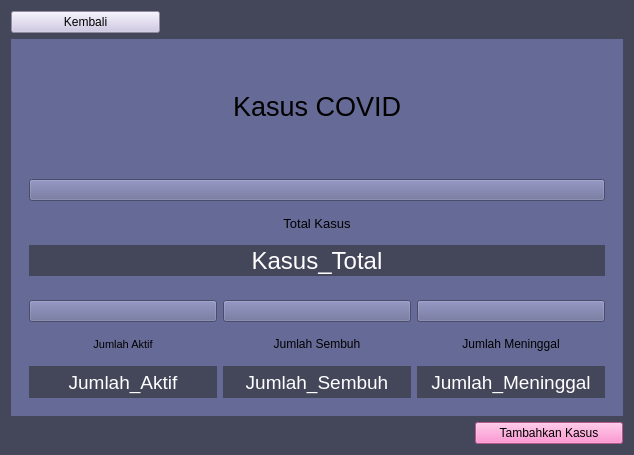
<?xml version="1.0" encoding="UTF-8"?>
<ui version="4.0">
 <class>Form</class>
 <widget class="QWidget" name="Form">
  <property name="geometry">
   <rect>
    <x>0</x>
    <y>0</y>
    <width>634</width>
    <height>455</height>
   </rect>
  </property>
  <property name="palette">
   <palette>
    <active>
     <colorrole role="WindowText">
      <brush brushstyle="SolidPattern">
       <color alpha="255">
        <red>255</red>
        <green>255</green>
        <blue>255</blue>
       </color>
      </brush>
     </colorrole>
     <colorrole role="Button">
      <brush brushstyle="SolidPattern">
       <color alpha="255">
        <red>68</red>
        <green>71</green>
        <blue>90</blue>
       </color>
      </brush>
     </colorrole>
     <colorrole role="Light">
      <brush brushstyle="SolidPattern">
       <color alpha="255">
        <red>102</red>
        <green>106</green>
        <blue>135</blue>
       </color>
      </brush>
     </colorrole>
     <colorrole role="Midlight">
      <brush brushstyle="SolidPattern">
       <color alpha="255">
        <red>85</red>
        <green>88</green>
        <blue>112</blue>
       </color>
      </brush>
     </colorrole>
     <colorrole role="Dark">
      <brush brushstyle="SolidPattern">
       <color alpha="255">
        <red>34</red>
        <green>35</green>
        <blue>45</blue>
       </color>
      </brush>
     </colorrole>
     <colorrole role="Mid">
      <brush brushstyle="SolidPattern">
       <color alpha="255">
        <red>45</red>
        <green>47</green>
        <blue>60</blue>
       </color>
      </brush>
     </colorrole>
     <colorrole role="Text">
      <brush brushstyle="SolidPattern">
       <color alpha="255">
        <red>255</red>
        <green>255</green>
        <blue>255</blue>
       </color>
      </brush>
     </colorrole>
     <colorrole role="BrightText">
      <brush brushstyle="SolidPattern">
       <color alpha="255">
        <red>255</red>
        <green>255</green>
        <blue>255</blue>
       </color>
      </brush>
     </colorrole>
     <colorrole role="ButtonText">
      <brush brushstyle="SolidPattern">
       <color alpha="255">
        <red>255</red>
        <green>255</green>
        <blue>255</blue>
       </color>
      </brush>
     </colorrole>
     <colorrole role="Base">
      <brush brushstyle="SolidPattern">
       <color alpha="255">
        <red>0</red>
        <green>0</green>
        <blue>0</blue>
       </color>
      </brush>
     </colorrole>
     <colorrole role="Window">
      <brush brushstyle="SolidPattern">
       <color alpha="255">
        <red>68</red>
        <green>71</green>
        <blue>90</blue>
       </color>
      </brush>
     </colorrole>
     <colorrole role="Shadow">
      <brush brushstyle="SolidPattern">
       <color alpha="255">
        <red>0</red>
        <green>0</green>
        <blue>0</blue>
       </color>
      </brush>
     </colorrole>
     <colorrole role="AlternateBase">
      <brush brushstyle="SolidPattern">
       <color alpha="255">
        <red>34</red>
        <green>35</green>
        <blue>45</blue>
       </color>
      </brush>
     </colorrole>
     <colorrole role="ToolTipBase">
      <brush brushstyle="SolidPattern">
       <color alpha="255">
        <red>255</red>
        <green>255</green>
        <blue>220</blue>
       </color>
      </brush>
     </colorrole>
     <colorrole role="ToolTipText">
      <brush brushstyle="SolidPattern">
       <color alpha="255">
        <red>0</red>
        <green>0</green>
        <blue>0</blue>
       </color>
      </brush>
     </colorrole>
    </active>
    <inactive>
     <colorrole role="WindowText">
      <brush brushstyle="SolidPattern">
       <color alpha="255">
        <red>255</red>
        <green>255</green>
        <blue>255</blue>
       </color>
      </brush>
     </colorrole>
     <colorrole role="Button">
      <brush brushstyle="SolidPattern">
       <color alpha="255">
        <red>68</red>
        <green>71</green>
        <blue>90</blue>
       </color>
      </brush>
     </colorrole>
     <colorrole role="Light">
      <brush brushstyle="SolidPattern">
       <color alpha="255">
        <red>102</red>
        <green>106</green>
        <blue>135</blue>
       </color>
      </brush>
     </colorrole>
     <colorrole role="Midlight">
      <brush brushstyle="SolidPattern">
       <color alpha="255">
        <red>85</red>
        <green>88</green>
        <blue>112</blue>
       </color>
      </brush>
     </colorrole>
     <colorrole role="Dark">
      <brush brushstyle="SolidPattern">
       <color alpha="255">
        <red>34</red>
        <green>35</green>
        <blue>45</blue>
       </color>
      </brush>
     </colorrole>
     <colorrole role="Mid">
      <brush brushstyle="SolidPattern">
       <color alpha="255">
        <red>45</red>
        <green>47</green>
        <blue>60</blue>
       </color>
      </brush>
     </colorrole>
     <colorrole role="Text">
      <brush brushstyle="SolidPattern">
       <color alpha="255">
        <red>255</red>
        <green>255</green>
        <blue>255</blue>
       </color>
      </brush>
     </colorrole>
     <colorrole role="BrightText">
      <brush brushstyle="SolidPattern">
       <color alpha="255">
        <red>255</red>
        <green>255</green>
        <blue>255</blue>
       </color>
      </brush>
     </colorrole>
     <colorrole role="ButtonText">
      <brush brushstyle="SolidPattern">
       <color alpha="255">
        <red>255</red>
        <green>255</green>
        <blue>255</blue>
       </color>
      </brush>
     </colorrole>
     <colorrole role="Base">
      <brush brushstyle="SolidPattern">
       <color alpha="255">
        <red>0</red>
        <green>0</green>
        <blue>0</blue>
       </color>
      </brush>
     </colorrole>
     <colorrole role="Window">
      <brush brushstyle="SolidPattern">
       <color alpha="255">
        <red>68</red>
        <green>71</green>
        <blue>90</blue>
       </color>
      </brush>
     </colorrole>
     <colorrole role="Shadow">
      <brush brushstyle="SolidPattern">
       <color alpha="255">
        <red>0</red>
        <green>0</green>
        <blue>0</blue>
       </color>
      </brush>
     </colorrole>
     <colorrole role="AlternateBase">
      <brush brushstyle="SolidPattern">
       <color alpha="255">
        <red>34</red>
        <green>35</green>
        <blue>45</blue>
       </color>
      </brush>
     </colorrole>
     <colorrole role="ToolTipBase">
      <brush brushstyle="SolidPattern">
       <color alpha="255">
        <red>255</red>
        <green>255</green>
        <blue>220</blue>
       </color>
      </brush>
     </colorrole>
     <colorrole role="ToolTipText">
      <brush brushstyle="SolidPattern">
       <color alpha="255">
        <red>0</red>
        <green>0</green>
        <blue>0</blue>
       </color>
      </brush>
     </colorrole>
    </inactive>
    <disabled>
     <colorrole role="WindowText">
      <brush brushstyle="SolidPattern">
       <color alpha="255">
        <red>34</red>
        <green>35</green>
        <blue>45</blue>
       </color>
      </brush>
     </colorrole>
     <colorrole role="Button">
      <brush brushstyle="SolidPattern">
       <color alpha="255">
        <red>68</red>
        <green>71</green>
        <blue>90</blue>
       </color>
      </brush>
     </colorrole>
     <colorrole role="Light">
      <brush brushstyle="SolidPattern">
       <color alpha="255">
        <red>102</red>
        <green>106</green>
        <blue>135</blue>
       </color>
      </brush>
     </colorrole>
     <colorrole role="Midlight">
      <brush brushstyle="SolidPattern">
       <color alpha="255">
        <red>85</red>
        <green>88</green>
        <blue>112</blue>
       </color>
      </brush>
     </colorrole>
     <colorrole role="Dark">
      <brush brushstyle="SolidPattern">
       <color alpha="255">
        <red>34</red>
        <green>35</green>
        <blue>45</blue>
       </color>
      </brush>
     </colorrole>
     <colorrole role="Mid">
      <brush brushstyle="SolidPattern">
       <color alpha="255">
        <red>45</red>
        <green>47</green>
        <blue>60</blue>
       </color>
      </brush>
     </colorrole>
     <colorrole role="Text">
      <brush brushstyle="SolidPattern">
       <color alpha="255">
        <red>34</red>
        <green>35</green>
        <blue>45</blue>
       </color>
      </brush>
     </colorrole>
     <colorrole role="BrightText">
      <brush brushstyle="SolidPattern">
       <color alpha="255">
        <red>255</red>
        <green>255</green>
        <blue>255</blue>
       </color>
      </brush>
     </colorrole>
     <colorrole role="ButtonText">
      <brush brushstyle="SolidPattern">
       <color alpha="255">
        <red>34</red>
        <green>35</green>
        <blue>45</blue>
       </color>
      </brush>
     </colorrole>
     <colorrole role="Base">
      <brush brushstyle="SolidPattern">
       <color alpha="255">
        <red>68</red>
        <green>71</green>
        <blue>90</blue>
       </color>
      </brush>
     </colorrole>
     <colorrole role="Window">
      <brush brushstyle="SolidPattern">
       <color alpha="255">
        <red>68</red>
        <green>71</green>
        <blue>90</blue>
       </color>
      </brush>
     </colorrole>
     <colorrole role="Shadow">
      <brush brushstyle="SolidPattern">
       <color alpha="255">
        <red>0</red>
        <green>0</green>
        <blue>0</blue>
       </color>
      </brush>
     </colorrole>
     <colorrole role="AlternateBase">
      <brush brushstyle="SolidPattern">
       <color alpha="255">
        <red>68</red>
        <green>71</green>
        <blue>90</blue>
       </color>
      </brush>
     </colorrole>
     <colorrole role="ToolTipBase">
      <brush brushstyle="SolidPattern">
       <color alpha="255">
        <red>255</red>
        <green>255</green>
        <blue>220</blue>
       </color>
      </brush>
     </colorrole>
     <colorrole role="ToolTipText">
      <brush brushstyle="SolidPattern">
       <color alpha="255">
        <red>0</red>
        <green>0</green>
        <blue>0</blue>
       </color>
      </brush>
     </colorrole>
    </disabled>
   </palette>
  </property>
  <property name="windowTitle">
   <string>Form</string>
  </property>
  <layout class="QGridLayout" name="gridLayout">
   <item row="3" column="3">
    <widget class="QPushButton" name="b2">
     <property name="styleSheet">
      <string notr="true">QPushButton {
	color: black;
	background-color: #ff79c6;
}</string>
     </property>
     <property name="text">
      <string>Tambahkan Kasus</string>
     </property>
    </widget>
   </item>
   <item row="1" column="0">
    <widget class="QPushButton" name="b1">
     <property name="styleSheet">
      <string notr="true">QPushButton {
	color: black;
	background-color: #cbc3e3;
}</string>
     </property>
     <property name="text">
      <string>Kembali</string>
     </property>
    </widget>
   </item>
   <item row="2" column="0" colspan="4">
    <widget class="QWidget" name="widget" native="true">
     <property name="palette">
      <palette>
       <active>
        <colorrole role="WindowText">
         <brush brushstyle="SolidPattern">
          <color alpha="255">
           <red>255</red>
           <green>255</green>
           <blue>255</blue>
          </color>
         </brush>
        </colorrole>
        <colorrole role="Button">
         <brush brushstyle="SolidPattern">
          <color alpha="255">
           <red>102</red>
           <green>106</green>
           <blue>150</blue>
          </color>
         </brush>
        </colorrole>
        <colorrole role="Light">
         <brush brushstyle="SolidPattern">
          <color alpha="255">
           <red>102</red>
           <green>106</green>
           <blue>150</blue>
          </color>
         </brush>
        </colorrole>
        <colorrole role="Midlight">
         <brush brushstyle="SolidPattern">
          <color alpha="255">
           <red>85</red>
           <green>88</green>
           <blue>125</blue>
          </color>
         </brush>
        </colorrole>
        <colorrole role="Dark">
         <brush brushstyle="SolidPattern">
          <color alpha="255">
           <red>34</red>
           <green>35</green>
           <blue>50</blue>
          </color>
         </brush>
        </colorrole>
        <colorrole role="Mid">
         <brush brushstyle="SolidPattern">
          <color alpha="255">
           <red>45</red>
           <green>47</green>
           <blue>66</blue>
          </color>
         </brush>
        </colorrole>
        <colorrole role="Text">
         <brush brushstyle="SolidPattern">
          <color alpha="255">
           <red>255</red>
           <green>255</green>
           <blue>255</blue>
          </color>
         </brush>
        </colorrole>
        <colorrole role="BrightText">
         <brush brushstyle="SolidPattern">
          <color alpha="255">
           <red>255</red>
           <green>255</green>
           <blue>255</blue>
          </color>
         </brush>
        </colorrole>
        <colorrole role="ButtonText">
         <brush brushstyle="SolidPattern">
          <color alpha="255">
           <red>255</red>
           <green>255</green>
           <blue>255</blue>
          </color>
         </brush>
        </colorrole>
        <colorrole role="Base">
         <brush brushstyle="SolidPattern">
          <color alpha="255">
           <red>102</red>
           <green>106</green>
           <blue>150</blue>
          </color>
         </brush>
        </colorrole>
        <colorrole role="Window">
         <brush brushstyle="SolidPattern">
          <color alpha="255">
           <red>102</red>
           <green>106</green>
           <blue>150</blue>
          </color>
         </brush>
        </colorrole>
        <colorrole role="Shadow">
         <brush brushstyle="SolidPattern">
          <color alpha="255">
           <red>0</red>
           <green>0</green>
           <blue>0</blue>
          </color>
         </brush>
        </colorrole>
        <colorrole role="AlternateBase">
         <brush brushstyle="SolidPattern">
          <color alpha="255">
           <red>34</red>
           <green>35</green>
           <blue>50</blue>
          </color>
         </brush>
        </colorrole>
        <colorrole role="ToolTipBase">
         <brush brushstyle="SolidPattern">
          <color alpha="255">
           <red>255</red>
           <green>255</green>
           <blue>220</blue>
          </color>
         </brush>
        </colorrole>
        <colorrole role="ToolTipText">
         <brush brushstyle="SolidPattern">
          <color alpha="255">
           <red>0</red>
           <green>0</green>
           <blue>0</blue>
          </color>
         </brush>
        </colorrole>
       </active>
       <inactive>
        <colorrole role="WindowText">
         <brush brushstyle="SolidPattern">
          <color alpha="255">
           <red>255</red>
           <green>255</green>
           <blue>255</blue>
          </color>
         </brush>
        </colorrole>
        <colorrole role="Button">
         <brush brushstyle="SolidPattern">
          <color alpha="255">
           <red>102</red>
           <green>106</green>
           <blue>150</blue>
          </color>
         </brush>
        </colorrole>
        <colorrole role="Light">
         <brush brushstyle="SolidPattern">
          <color alpha="255">
           <red>102</red>
           <green>106</green>
           <blue>150</blue>
          </color>
         </brush>
        </colorrole>
        <colorrole role="Midlight">
         <brush brushstyle="SolidPattern">
          <color alpha="255">
           <red>85</red>
           <green>88</green>
           <blue>125</blue>
          </color>
         </brush>
        </colorrole>
        <colorrole role="Dark">
         <brush brushstyle="SolidPattern">
          <color alpha="255">
           <red>34</red>
           <green>35</green>
           <blue>50</blue>
          </color>
         </brush>
        </colorrole>
        <colorrole role="Mid">
         <brush brushstyle="SolidPattern">
          <color alpha="255">
           <red>45</red>
           <green>47</green>
           <blue>66</blue>
          </color>
         </brush>
        </colorrole>
        <colorrole role="Text">
         <brush brushstyle="SolidPattern">
          <color alpha="255">
           <red>255</red>
           <green>255</green>
           <blue>255</blue>
          </color>
         </brush>
        </colorrole>
        <colorrole role="BrightText">
         <brush brushstyle="SolidPattern">
          <color alpha="255">
           <red>255</red>
           <green>255</green>
           <blue>255</blue>
          </color>
         </brush>
        </colorrole>
        <colorrole role="ButtonText">
         <brush brushstyle="SolidPattern">
          <color alpha="255">
           <red>255</red>
           <green>255</green>
           <blue>255</blue>
          </color>
         </brush>
        </colorrole>
        <colorrole role="Base">
         <brush brushstyle="SolidPattern">
          <color alpha="255">
           <red>102</red>
           <green>106</green>
           <blue>150</blue>
          </color>
         </brush>
        </colorrole>
        <colorrole role="Window">
         <brush brushstyle="SolidPattern">
          <color alpha="255">
           <red>102</red>
           <green>106</green>
           <blue>150</blue>
          </color>
         </brush>
        </colorrole>
        <colorrole role="Shadow">
         <brush brushstyle="SolidPattern">
          <color alpha="255">
           <red>0</red>
           <green>0</green>
           <blue>0</blue>
          </color>
         </brush>
        </colorrole>
        <colorrole role="AlternateBase">
         <brush brushstyle="SolidPattern">
          <color alpha="255">
           <red>34</red>
           <green>35</green>
           <blue>50</blue>
          </color>
         </brush>
        </colorrole>
        <colorrole role="ToolTipBase">
         <brush brushstyle="SolidPattern">
          <color alpha="255">
           <red>255</red>
           <green>255</green>
           <blue>220</blue>
          </color>
         </brush>
        </colorrole>
        <colorrole role="ToolTipText">
         <brush brushstyle="SolidPattern">
          <color alpha="255">
           <red>0</red>
           <green>0</green>
           <blue>0</blue>
          </color>
         </brush>
        </colorrole>
       </inactive>
       <disabled>
        <colorrole role="WindowText">
         <brush brushstyle="SolidPattern">
          <color alpha="255">
           <red>34</red>
           <green>35</green>
           <blue>50</blue>
          </color>
         </brush>
        </colorrole>
        <colorrole role="Button">
         <brush brushstyle="SolidPattern">
          <color alpha="255">
           <red>102</red>
           <green>106</green>
           <blue>150</blue>
          </color>
         </brush>
        </colorrole>
        <colorrole role="Light">
         <brush brushstyle="SolidPattern">
          <color alpha="255">
           <red>102</red>
           <green>106</green>
           <blue>150</blue>
          </color>
         </brush>
        </colorrole>
        <colorrole role="Midlight">
         <brush brushstyle="SolidPattern">
          <color alpha="255">
           <red>85</red>
           <green>88</green>
           <blue>125</blue>
          </color>
         </brush>
        </colorrole>
        <colorrole role="Dark">
         <brush brushstyle="SolidPattern">
          <color alpha="255">
           <red>34</red>
           <green>35</green>
           <blue>50</blue>
          </color>
         </brush>
        </colorrole>
        <colorrole role="Mid">
         <brush brushstyle="SolidPattern">
          <color alpha="255">
           <red>45</red>
           <green>47</green>
           <blue>66</blue>
          </color>
         </brush>
        </colorrole>
        <colorrole role="Text">
         <brush brushstyle="SolidPattern">
          <color alpha="255">
           <red>34</red>
           <green>35</green>
           <blue>50</blue>
          </color>
         </brush>
        </colorrole>
        <colorrole role="BrightText">
         <brush brushstyle="SolidPattern">
          <color alpha="255">
           <red>255</red>
           <green>255</green>
           <blue>255</blue>
          </color>
         </brush>
        </colorrole>
        <colorrole role="ButtonText">
         <brush brushstyle="SolidPattern">
          <color alpha="255">
           <red>34</red>
           <green>35</green>
           <blue>50</blue>
          </color>
         </brush>
        </colorrole>
        <colorrole role="Base">
         <brush brushstyle="SolidPattern">
          <color alpha="255">
           <red>102</red>
           <green>106</green>
           <blue>150</blue>
          </color>
         </brush>
        </colorrole>
        <colorrole role="Window">
         <brush brushstyle="SolidPattern">
          <color alpha="255">
           <red>102</red>
           <green>106</green>
           <blue>150</blue>
          </color>
         </brush>
        </colorrole>
        <colorrole role="Shadow">
         <brush brushstyle="SolidPattern">
          <color alpha="255">
           <red>0</red>
           <green>0</green>
           <blue>0</blue>
          </color>
         </brush>
        </colorrole>
        <colorrole role="AlternateBase">
         <brush brushstyle="SolidPattern">
          <color alpha="255">
           <red>68</red>
           <green>71</green>
           <blue>100</blue>
          </color>
         </brush>
        </colorrole>
        <colorrole role="ToolTipBase">
         <brush brushstyle="SolidPattern">
          <color alpha="255">
           <red>255</red>
           <green>255</green>
           <blue>220</blue>
          </color>
         </brush>
        </colorrole>
        <colorrole role="ToolTipText">
         <brush brushstyle="SolidPattern">
          <color alpha="255">
           <red>0</red>
           <green>0</green>
           <blue>0</blue>
          </color>
         </brush>
        </colorrole>
       </disabled>
      </palette>
     </property>
     <property name="styleSheet">
      <string notr="true">background-color: #666a96;</string>
     </property>
     <layout class="QVBoxLayout" name="verticalLayout">
      <item>
       <widget class="QLabel" name="label_0">
        <property name="font">
         <font>
          <pointsize>20</pointsize>
         </font>
        </property>
        <property name="styleSheet">
         <string notr="true"/>
        </property>
        <property name="text">
         <string>Kasus COVID</string>
        </property>
        <property name="alignment">
         <set>Qt::AlignCenter</set>
        </property>
       </widget>
      </item>
      <item>
       <widget class="QWidget" name="widget_3" native="true">
        <layout class="QVBoxLayout" name="verticalLayout_2">
         <item>
          <widget class="QPushButton" name="icon1">
           <property name="text">
            <string/>
           </property>
          </widget>
         </item>
         <item>
          <widget class="QLabel" name="label_1">
           <property name="font">
            <font>
             <pointsize>10</pointsize>
            </font>
           </property>
           <property name="text">
            <string>Total Kasus</string>
           </property>
           <property name="alignment">
            <set>Qt::AlignCenter</set>
           </property>
          </widget>
         </item>
         <item>
          <widget class="QLabel" name="label_2">
           <property name="font">
            <font>
             <pointsize>18</pointsize>
            </font>
           </property>
           <property name="styleSheet">
            <string notr="true">QLabel {
	background-color: #44475a;
	color: #ffffff
}</string>
           </property>
           <property name="text">
            <string>Kasus_Total</string>
           </property>
           <property name="alignment">
            <set>Qt::AlignCenter</set>
           </property>
          </widget>
         </item>
        </layout>
       </widget>
      </item>
      <item>
       <widget class="QWidget" name="widget_2" native="true">
        <layout class="QGridLayout" name="gridLayout_2">
         <item row="1" column="2">
          <widget class="QLabel" name="label_7">
           <property name="text">
            <string>Jumlah Meninggal</string>
           </property>
           <property name="alignment">
            <set>Qt::AlignCenter</set>
           </property>
          </widget>
         </item>
         <item row="2" column="0">
          <widget class="QLabel" name="label_4">
           <property name="font">
            <font>
             <pointsize>14</pointsize>
            </font>
           </property>
           <property name="styleSheet">
            <string notr="true">QLabel {
	background-color: #44475a;
	color: #ffffff
}</string>
           </property>
           <property name="text">
            <string>Jumlah_Aktif</string>
           </property>
           <property name="alignment">
            <set>Qt::AlignCenter</set>
           </property>
          </widget>
         </item>
         <item row="2" column="1">
          <widget class="QLabel" name="label_6">
           <property name="font">
            <font>
             <pointsize>14</pointsize>
            </font>
           </property>
           <property name="styleSheet">
            <string notr="true">QLabel {
	background-color: #44475a;
	color: #ffffff
}</string>
           </property>
           <property name="text">
            <string>Jumlah_Sembuh</string>
           </property>
           <property name="alignment">
            <set>Qt::AlignCenter</set>
           </property>
          </widget>
         </item>
         <item row="1" column="0">
          <widget class="QLabel" name="label_3">
           <property name="font">
            <font>
             <pointsize>8</pointsize>
            </font>
           </property>
           <property name="text">
            <string>Jumlah Aktif</string>
           </property>
           <property name="alignment">
            <set>Qt::AlignCenter</set>
           </property>
          </widget>
         </item>
         <item row="2" column="2">
          <widget class="QLabel" name="label_8">
           <property name="font">
            <font>
             <pointsize>14</pointsize>
            </font>
           </property>
           <property name="styleSheet">
            <string notr="true">QLabel {
	background-color: #44475a;
	color: #ffffff
}</string>
           </property>
           <property name="text">
            <string>Jumlah_Meninggal</string>
           </property>
           <property name="alignment">
            <set>Qt::AlignCenter</set>
           </property>
          </widget>
         </item>
         <item row="1" column="1">
          <widget class="QLabel" name="label_5">
           <property name="text">
            <string>Jumlah Sembuh</string>
           </property>
           <property name="alignment">
            <set>Qt::AlignCenter</set>
           </property>
          </widget>
         </item>
         <item row="0" column="0">
          <widget class="QPushButton" name="icon2">
           <property name="text">
            <string/>
           </property>
          </widget>
         </item>
         <item row="0" column="1">
          <widget class="QPushButton" name="icon4">
           <property name="text">
            <string/>
           </property>
          </widget>
         </item>
         <item row="0" column="2">
          <widget class="QPushButton" name="icon3">
           <property name="text">
            <string/>
           </property>
          </widget>
         </item>
        </layout>
       </widget>
      </item>
     </layout>
    </widget>
   </item>
  </layout>
 </widget>
 <resources/>
 <connections/>
</ui>
